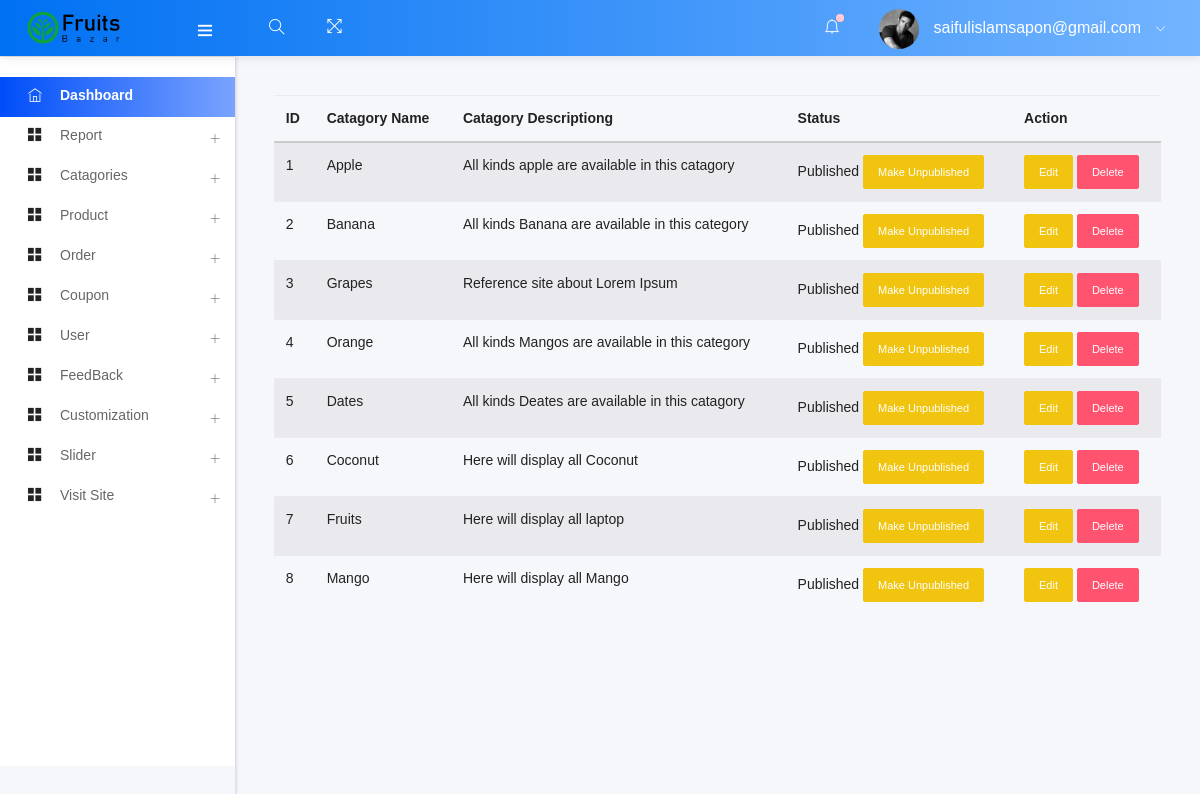
/admin/manage_cata.php (signed in), run on the app's committed database.
### tables this page shows
CREATE TABLE `add_logo` (
  `id` int(10) NOT NULL,
  `img` varchar(200) NOT NULL
);

CREATE TABLE `catagory` (
  `ctg_id` int(11) NOT NULL,
  `ctg_name` varchar(60) NOT NULL,
  `ctg_des` varchar(150) NOT NULL,
  `ctg_status` tinyint(3) NOT NULL
);

### admin/manage_cata.php (called while the page is built, shortened)
<?php
    include ("template.php");
?>

### admin/class/adminback.php (called while the page is built, shortened)
<?php
class  adminback
{
    private $connection;
    function __construct()
    {
        $dbhost = "localhost";
        $dbuser = "root";
        $dbpass = "";
        $dbname = "ecommerce";
        $this->connection = mysqli_connect($dbhost, $dbuser, $dbpass, $dbname);
    }
    function display_catagory()
    {
        $query = "SELECT * FROM `catagory`";
        if (mysqli_query($this->connection, $query)) {
            $ctg_info = mysqli_query($this->connection, $query);
            return $ctg_info;
        }
    }
    function display_logo()
    {
        $query = "SELECT * FROM add_logo";
        if (mysqli_query($this->connection, $query)) {
            $pdt_info = mysqli_query($this->connection, $query);
            return $pdt_info;
        }
    }
}

### admin/views/manage_cata_view.php (the view, shortened to what this page needs)
<?php
    $catagories = $obj-> display_catagory();
?>
<div >
    <table class="table table-striped">
        <thead>
            <tr>
                <th>ID</th>
                <th>Catagory Name</th>
                <th>Catagory Descriptiong</th>
                <th>Status</th>
                <th>Action</th>
            </tr>
        </thead>
        <tbody>
           <?php while($ctg = mysqli_fetch_assoc($catagories)){ ?>
            <tr>
                <td><?php echo $ctg['ctg_id'] ?></td>
                <td><?php echo $ctg['ctg_name'] ?></td>
                <td><?php echo $ctg['ctg_des'] ?></td>
                <td>
                    <?php
                    if($ctg['ctg_status']==0)
                    {echo "Unpublished";
                         ?>
                         <a href="?status=published&&id=<?php echo $ctg['ctg_id'] ?>" class="btn btn-sm btn-success">Make Published</a>
                        <?php
                    }
                    else{echo "Published";
                    ?>
                     <a href="?status=unpublished&&id=<?php echo $ctg['ctg_id'] ?>" class="btn btn-sm btn-warning">Make Unpublished</a>
                        <?php
                    }
                    ?>
                </td>
                <td>
                    <a href="edit_cata.php?status=edit&&id=<?php echo $ctg['ctg_id'] ?>" class="btn btn-sm btn-warning">Edit</a>
                    <a href="?status=delete&&id=<?php echo $ctg['ctg_id'] ?>" class="btn btn-sm btn-danger">Delete</a>
                </td>
            </tr>
            <?php
                }
            ?>
        </tbody>
    </table>
</div>

### admin/includes/headernav.php (shortened to what this page needs)
<nav class="navbar header-navbar pcoded-header">
               <div class="navbar-wrapper">
                   <div class="navbar-logo">
                       <a class="mobile-menu" id="mobile-collapse" href="#!">
                           <i class="ti-menu"></i>
                       </a>
                       <a href="index.php">
                       <?php
                        $obj=new adminback();
                        $logo_info = $obj->display_logo();
                        $logo = mysqli_fetch_assoc($logo_info);
                       ?>
                           <img class="img-fluid" src="uploads/<?php echo $logo['img']; ?>" alt="Theme-Logo" />
                       </a>
                   </div>
                   <div class="navbar-container container-fluid">
                       <ul class="nav-left">
                           <li class="header-search">
                               <div class="main-search morphsearch-search">
                                   <div class="input-group">
                                       <input type="text" class="form-control">
                                       <span class="input-group-addon search-btn"><i class="ti-search"></i></span>
                                   </div>
                               </div>
                           </li>
                           <li>
                               <a href="#!" onclick="javascript:toggleFullScreen()">
                                   <i class="ti-fullscreen"></i>
                               </a>
                           </li>
                       </ul>
                       <ul class="nav-right">
                           <li class="header-notification">
                               <a href="#!">
                                   <i class="ti-bell"></i>
                                   <span class="badge bg-c-pink"></span>
                               </a>
                           </li>
                           <li class="user-profile header-notification">
                               <a href="#!">
                                   <img src="assets/images/avatar-4.jpg" class="img-radius" alt="User-Profile-Image">
                                   <span> <?php echo $admin_email ?> </span>
                                   <i class="ti-angle-down"></i>
                               </a>
                           </li>
                       </ul>
                   </div>
               </div>
           </nav>

### data on the page
add_logo: img (picture)
catagory: ctg_id "1", ctg_name "Apple", ctg_des "All kinds apple are available in this catagory"
catagory: ctg_id "2", ctg_name "Banana", ctg_des "All kinds Banana are available in this category"
catagory: ctg_id "3", ctg_name "Grapes", ctg_des "Reference site about Lorem Ipsum"
catagory: ctg_id "4", ctg_name "Orange", ctg_des "All kinds Mangos are available in this category"
catagory: ctg_id "5", ctg_name "Dates", ctg_des "All kinds Deates are available in this catagory"
catagory: ctg_id "6", ctg_name "Coconut", ctg_des "Here will display all Coconut"
catagory: ctg_id "7", ctg_name "Fruits", ctg_des "Here will display all laptop"
catagory: ctg_id "8", ctg_name "Mango", ctg_des "Here will display all Mango"

### other printed values
$admin_email "saifulislamsapon@gmail.com"
